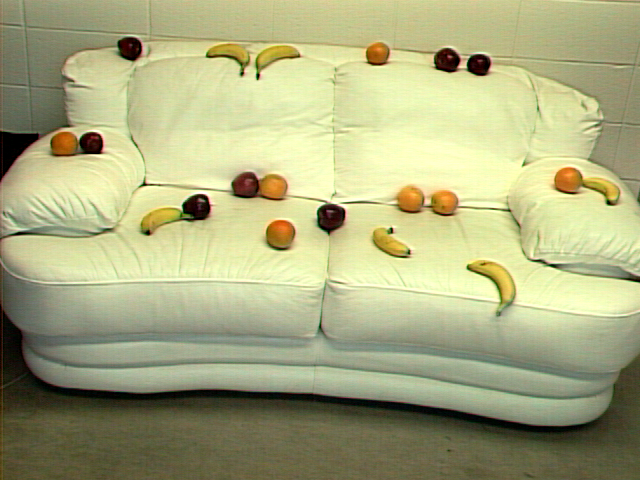
%> input picture Fruit Finder/fruit/mixed_fruit1.tiff, 640 x 480 px
$ octave try1.m   (GNU Octave 9; MATLAB toolbox functions it lacks are replaced by stand-ins)
%> lines starting %> are read from the running program, lines starting %| are printed output that depends on the picture; in (x1, y1, x2, y2) boxes, pixels count from 0 and x2, y2 are one past the last pixel; in counts of white or black regions, pixels touching at a corner belong together; the program's own positions count from 1
clear all
mf = imread('fruit/mixed_fruit1.tiff');
%> mf is the input picture: size 480x640x3 uint8; mean R, G, B 170.6, 171.7, 127.6

[r, c, a] = size(mf);
%> r = 480; c = 640; a = 3

mask = zeros(r,c);
maskO = zeros(r,c);
maskB = zeros(r,c);
maskA = zeros(r,c);
mf1 = rgb2hsv(mf);
%> mf1: size 480x640x3 double; mean H, S, V 0.183, 0.295, 0.688

% hsv try 1 erode by 4 square dilate by 6 disk
maskO(find(mf1(:,:,1)<40/360 & mf1(:,:,1)>0/360 & mf1(:,:,2)>.75 & mf1(:,:,3)>.5))=1;
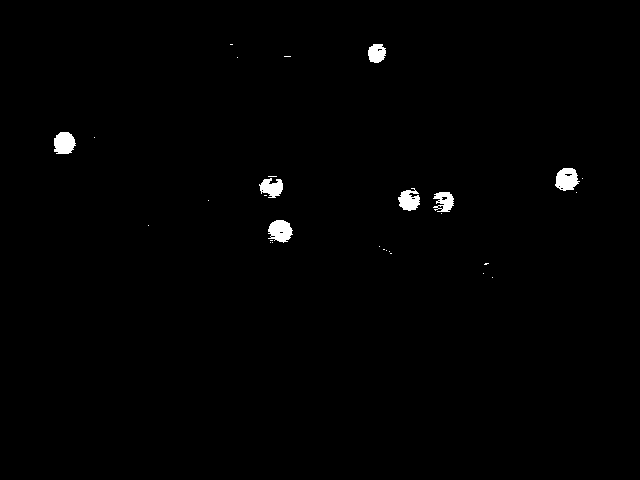
%> maskO: size 480x640 double; values 0 (black) and 1 (white), 0.8% white; 29 white regions (22 under 20 px), largest, box (x1, y1, x2, y2) and area: (268, 220, 293, 243) 411, (555, 168, 580, 191) 408, (54, 132, 76, 154) 391
maskB(find(mf1(:,:,1)<100/360 & mf1(:,:,1)>43/360 & mf1(:,:,2)>.57 & mf1(:,:,3)>.5))=1;
%> maskB: size 480x640 double; values 0 (black) and 1 (white), 0.9% white; 128 white regions (118 under 20 px), largest, box (x1, y1, x2, y2) and area: (467, 261, 515, 303) 562, (141, 208, 181, 230) 485, (255, 45, 297, 64) 385
maskA(find((mf1(:,:,1)<20/360 | mf1(:,:,1)>120/360) & mf1(:,:,2)>.4 & mf1(:,:,3)>.1))=1;
%> maskA: size 480x640 double; values 0 (black) and 1 (white), 1% white; 277 white regions (261 under 20 px), largest, box (x1, y1, x2, y2) and area: (234, 173, 262, 197) 410, (320, 205, 342, 229) 333, (436, 49, 463, 70) 288

im1 = double(mf);
im1(:,:,1) = maskA * 255;
%> im1: size 480x640x3 double; mean H, S, V 2.6, 171.7, 127.6
im1(:,:,2) = maskB * 255;
%> im1: size 480x640x3 double; mean H, S, V 2.6, 2.3, 127.6
im1(:,:,3) = maskO * 255;
%> im1: size 480x640x3 double; mean H, S, V 2.6, 2.3, 2
figure(4);
imshow(uint8(im1));
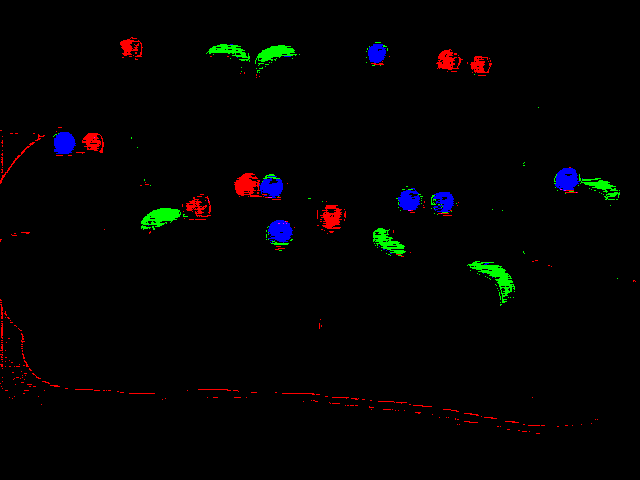
%> displayed picture: size 480x640x3, on the screen's scale of 0 to 255; mean R, G, B 2.6, 2.3, 2

maskA = imerode(maskA, strel('square', 4));
%> maskA: size 480x640 double; values 0 (black) and 1 (white), 0.16% white; 12 white regions (6 under 20 px), largest, box (x1, y1, x2, y2) and area: (236, 174, 254, 193) 182, (324, 210, 338, 227) 94, (439, 58, 451, 67) 51, (122, 41, 130, 50) 49, (86, 134, 95, 143) 36, (472, 62, 482, 71) 33
maskA = imdilate(maskA, strel('disk', 6));
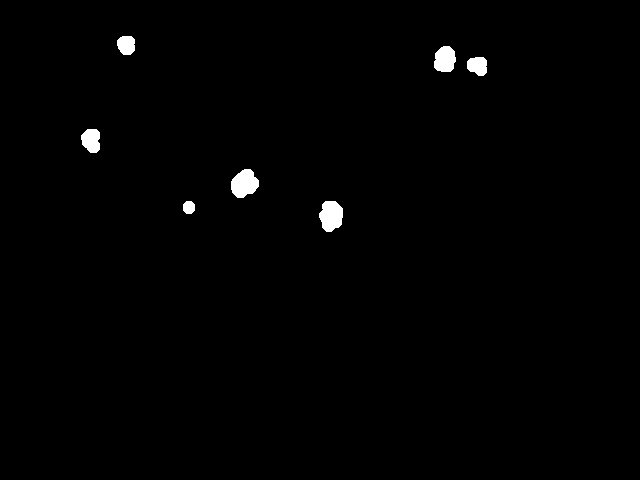
%> maskA: size 480x640 double; values 0 (black) and 1 (white), 0.89% white; 7 white regions, largest, box (x1, y1, x2, y2) and area: (231, 169, 259, 198) 587, (319, 201, 343, 232) 576, (434, 46, 456, 72) 463

maskO = imerode(maskO, strel('square', 4));
%> maskO: size 480x640 double; values 0 (black) and 1 (white), 0.42% white; 7 white regions, largest, box (x1, y1, x2, y2) and area: (55, 133, 73, 152) 259, (270, 221, 290, 240) 240, (557, 169, 575, 188) 225
maskO = imdilate(maskO, strel('disk', 6));
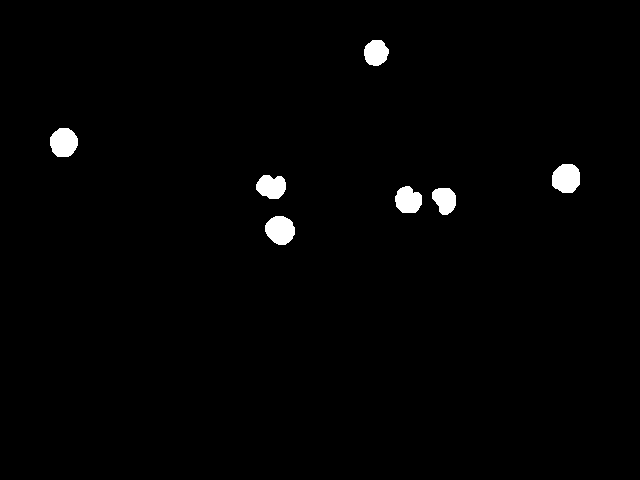
%> maskO: size 480x640 double; values 0 (black) and 1 (white), 1.3% white; 7 white regions, largest, box (x1, y1, x2, y2) and area: (552, 164, 580, 193) 669, (265, 216, 295, 245) 668, (50, 128, 78, 157) 650

maskB = imerode(maskB, strel('square', 4));
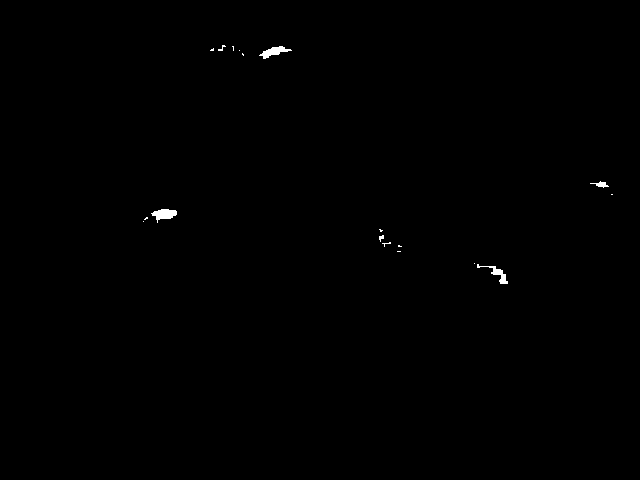
%> maskB: size 480x640 double; values 0 (black) and 1 (white), 0.23% white; 18 white regions (13 under 20 px), largest, box (x1, y1, x2, y2) and area: (151, 209, 177, 223) 204, (259, 46, 292, 59) 186, (477, 264, 508, 284) 159, (590, 181, 609, 188) 58, (379, 235, 384, 242) 21
maskB = imdilate(maskB, strel('disk', 6));
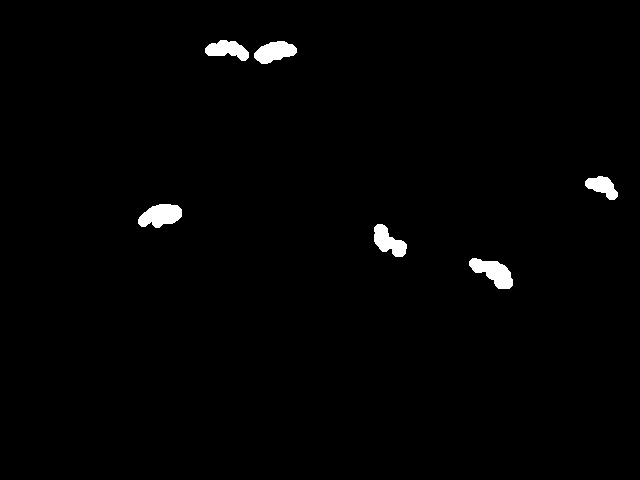
%> maskB: size 480x640 double; values 0 (black) and 1 (white), 1.2% white; 6 white regions, box (x1, y1, x2, y2) and area: (469, 258, 513, 289) 756, (138, 204, 182, 228) 751, (254, 41, 297, 64) 658, (374, 224, 407, 257) 613, (205, 40, 249, 61) 572, (585, 176, 618, 200) 459

figure(1);
imshow(maskA)

figure(2);
imshow(maskB)

figure(3);
imshow(maskO)

im2 = double(mf);
im2(:,:,1) = maskA * 255;
%> im2: size 480x640x3 double; mean H, S, V 2.3, 171.7, 127.6
im2(:,:,2) = maskB * 255;
%> im2: size 480x640x3 double; mean H, S, V 2.3, 3.2, 127.6
im2(:,:,3) = maskO * 255;
%> im2: size 480x640x3 double; mean H, S, V 2.3, 3.2, 3.4
figure(5);
imshow(uint8(im2));
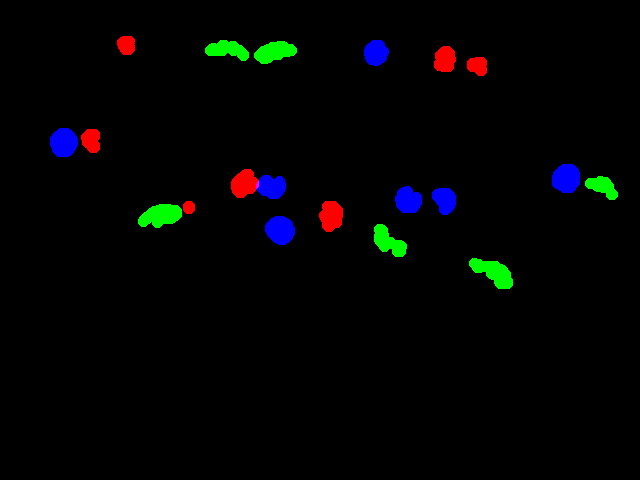
%> displayed picture: size 480x640x3, on the screen's scale of 0 to 255; mean R, G, B 2.3, 3.2, 3.4

$ run again, with Fruit Finder/fruit/mixed_fruit2.tiff copied over Fruit Finder/fruit/mixed_fruit1.tiff
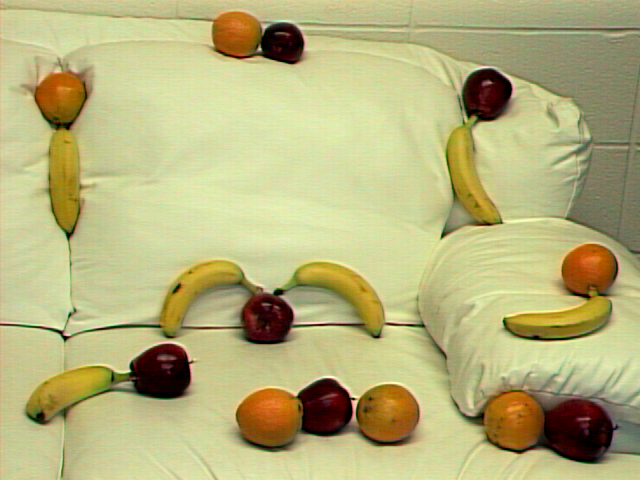
%> input picture Fruit Finder/fruit/mixed_fruit2.tiff, 640 x 480 px
%> mf is the input picture: size 480x640x3 uint8; mean R, G, B 183.2, 178.7, 124.5
%> mf1: size 480x640x3 double; mean H, S, V 0.171, 0.368, 0.734
%> `maskO(find(mf1(:,:,1)<40/360 & mf1(:,:,1)>0/360 & mf1(:,:,2)>.75 & mf1..`:
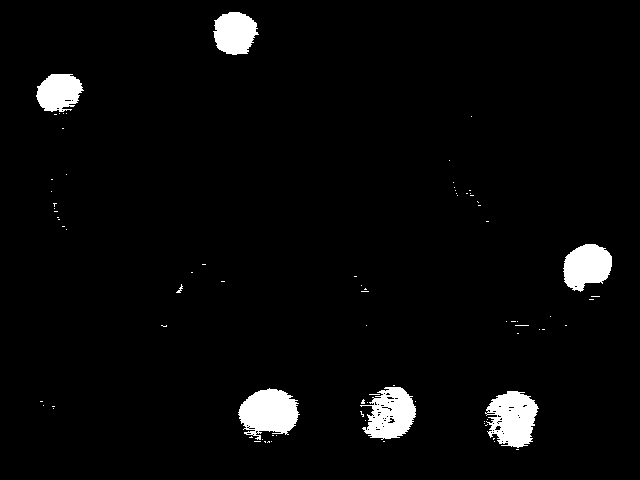
%> maskO: size 480x640 double; values 0 (black) and 1 (white), 3.5% white; 83 white regions (76 under 20 px), largest, box (x1, y1, x2, y2) and area: (238, 388, 300, 440) 2161, (485, 391, 539, 448) 2093, (360, 387, 416, 440) 1886
%> `imshow(uint8(im2));`:
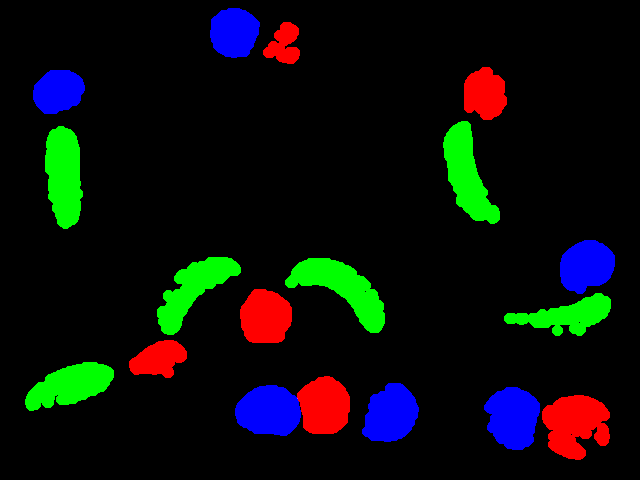
%> displayed picture: size 480x640x3, on the screen's scale of 0 to 255; mean R, G, B 9.9, 13.9, 11.3

$ run again, with Fruit Finder/fruit/mixed_fruit3.tiff copied over Fruit Finder/fruit/mixed_fruit1.tiff
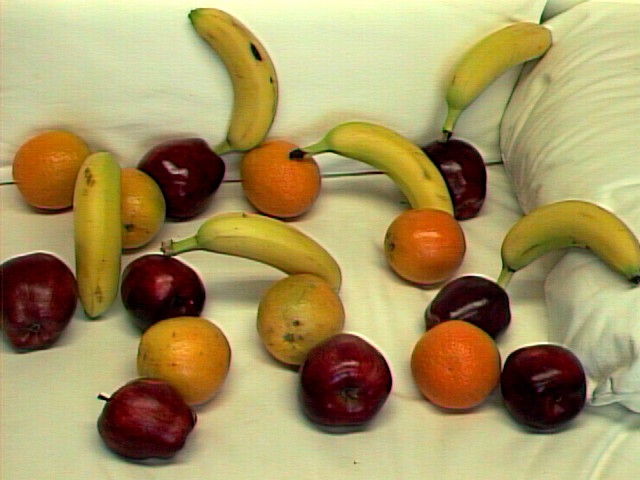
%> input picture Fruit Finder/fruit/mixed_fruit3.tiff, 640 x 480 px
%> mf is the input picture: size 480x640x3 uint8; mean R, G, B 165.9, 149, 95.6
%> mf1: size 480x640x3 double; mean H, S, V 0.171, 0.495, 0.661
%> `maskO(find(mf1(:,:,1)<40/360 & mf1(:,:,1)>0/360 & mf1(:,:,2)>.75 & mf1..`:
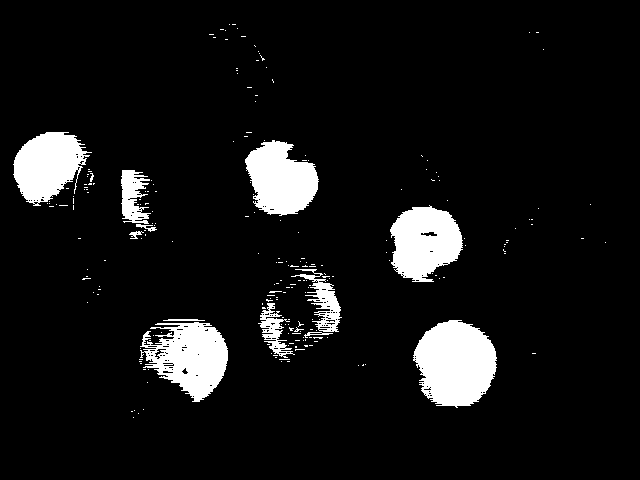
%> maskO: size 480x640 double; values 0 (black) and 1 (white), 8.1% white; 226 white regions (213 under 20 px), largest, box (x1, y1, x2, y2) and area: (413, 320, 497, 408) 5484, (140, 322, 228, 402) 4312, (390, 205, 463, 282) 3979
%> `imshow(uint8(im2));`:
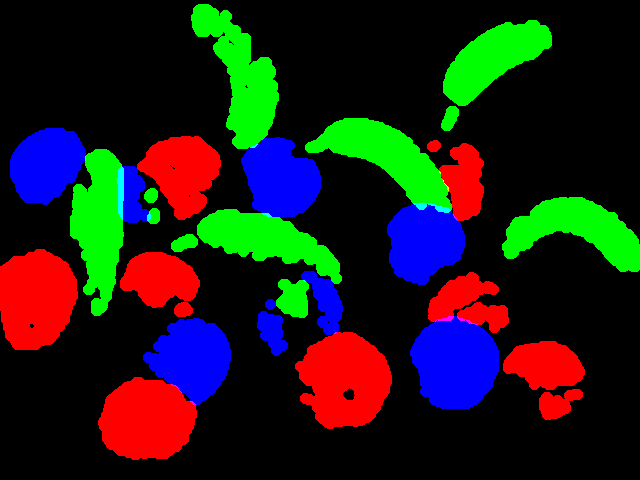
%> displayed picture: size 480x640x3, on the screen's scale of 0 to 255; mean R, G, B 29.8, 28.9, 23.9
